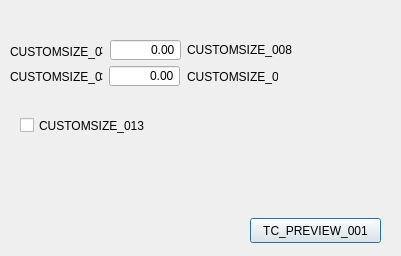
<?xml version="1.0" encoding="UTF-8"?>
<ui version="4.0">
 <class>DocumentSizeDialog</class>
 <widget class="QDialog" name="DocumentSizeDialog">
  <property name="geometry">
   <rect>
    <x>0</x>
    <y>0</y>
    <width>401</width>
    <height>256</height>
   </rect>
  </property>
  <property name="windowTitle">
   <string>CUSTOMSIZE_001</string>
  </property>
  <property name="windowIcon">
   <iconset resource="icons/icon.qrc">
    <normaloff>:/escan2_app.ico</normaloff>:/escan2_app.ico</iconset>
  </property>
  <widget class="QLabel" name="Width_label">
   <property name="geometry">
    <rect>
     <x>10</x>
     <y>40</y>
     <width>91</width>
     <height>23</height>
    </rect>
   </property>
   <property name="text">
    <string>CUSTOMSIZE_006</string>
   </property>
  </widget>
  <widget class="QLabel" name="Length_label">
   <property name="geometry">
    <rect>
     <x>10</x>
     <y>65</y>
     <width>91</width>
     <height>23</height>
    </rect>
   </property>
   <property name="text">
    <string>CUSTOMSIZE_007</string>
   </property>
  </widget>
  <widget class="DetectPaperCheckBox" name="Det_Paper_checkBox">
   <property name="geometry">
    <rect>
     <x>20</x>
     <y>110</y>
     <width>351</width>
     <height>31</height>
    </rect>
   </property>
   <property name="text">
    <string>CUSTOMSIZE_013</string>
   </property>
  </widget>
  <widget class="QPushButton" name="Close_pushButton">
   <property name="geometry">
    <rect>
     <x>250</x>
     <y>218</y>
     <width>131</width>
     <height>25</height>
    </rect>
   </property>
   <property name="text">
    <string>TC_PREVIEW_001</string>
   </property>
  </widget>
  <widget class="QStackedWidget" name="units_stackedWidget">
   <property name="geometry">
    <rect>
     <x>177</x>
     <y>39</y>
     <width>221</width>
     <height>51</height>
    </rect>
   </property>
   <property name="currentIndex">
    <number>1</number>
   </property>
   <widget class="QWidget" name="page_7">
    <widget class="QLabel" name="w_inchi_label">
     <property name="geometry">
      <rect>
       <x>12</x>
       <y>0</y>
       <width>171</width>
       <height>21</height>
      </rect>
     </property>
     <property name="text">
      <string>CUSTOMSIZE_009</string>
     </property>
    </widget>
    <widget class="QStackedWidget" name="inchi_stackedWidget">
     <property name="geometry">
      <rect>
       <x>10</x>
       <y>20</y>
       <width>81</width>
       <height>31</height>
      </rect>
     </property>
     <property name="currentIndex">
      <number>1</number>
     </property>
     <widget class="QWidget" name="page_13">
      <widget class="QLabel" name="l_inchi_label">
       <property name="geometry">
        <rect>
         <x>2</x>
         <y>10</y>
         <width>81</width>
         <height>16</height>
        </rect>
       </property>
       <property name="text">
        <string>CUSTOMSIZE_009</string>
       </property>
      </widget>
     </widget>
     <widget class="QWidget" name="page_14"/>
    </widget>
   </widget>
   <widget class="QWidget" name="page_10">
    <widget class="QLabel" name="w_mm_label">
     <property name="geometry">
      <rect>
       <x>10</x>
       <y>0</y>
       <width>171</width>
       <height>21</height>
      </rect>
     </property>
     <property name="text">
      <string>CUSTOMSIZE_008</string>
     </property>
    </widget>
    <widget class="QStackedWidget" name="mm_stackedWidget">
     <property name="geometry">
      <rect>
       <x>0</x>
       <y>20</y>
       <width>101</width>
       <height>31</height>
      </rect>
     </property>
     <property name="currentIndex">
      <number>0</number>
     </property>
     <widget class="QWidget" name="page_11">
      <widget class="QLabel" name="l_mm_label">
       <property name="geometry">
        <rect>
         <x>10</x>
         <y>10</y>
         <width>91</width>
         <height>16</height>
        </rect>
       </property>
       <property name="text">
        <string>CUSTOMSIZE_008</string>
       </property>
      </widget>
     </widget>
     <widget class="QWidget" name="page_12"/>
    </widget>
   </widget>
  </widget>
  <widget class="WidthDoubleSpinBox" name="Width_doubleSpinBox">
   <property name="geometry">
    <rect>
     <x>110</x>
     <y>39</y>
     <width>71</width>
     <height>22</height>
    </rect>
   </property>
   <property name="font">
    <font>
     <kerning>true</kerning>
    </font>
   </property>
   <property name="mouseTracking">
    <bool>false</bool>
   </property>
   <property name="autoFillBackground">
    <bool>false</bool>
   </property>
   <property name="alignment">
    <set>Qt::AlignRight|Qt::AlignTrailing|Qt::AlignVCenter</set>
   </property>
   <property name="buttonSymbols">
    <enum>QAbstractSpinBox::NoButtons</enum>
   </property>
   <property name="decimals">
    <number>2</number>
   </property>
  </widget>
  <widget class="QStackedWidget" name="Length_stackedWidget">
   <property name="geometry">
    <rect>
     <x>99</x>
     <y>65</y>
     <width>291</width>
     <height>21</height>
    </rect>
   </property>
   <property name="currentIndex">
    <number>0</number>
   </property>
   <widget class="QWidget" name="page_8">
    <widget class="LengthDoubleSpinBox" name="Length_doubleSpinBox">
     <property name="geometry">
      <rect>
       <x>10</x>
       <y>0</y>
       <width>71</width>
       <height>22</height>
      </rect>
     </property>
     <property name="font">
      <font>
       <kerning>true</kerning>
      </font>
     </property>
     <property name="mouseTracking">
      <bool>false</bool>
     </property>
     <property name="autoFillBackground">
      <bool>false</bool>
     </property>
     <property name="alignment">
      <set>Qt::AlignRight|Qt::AlignTrailing|Qt::AlignVCenter</set>
     </property>
     <property name="buttonSymbols">
      <enum>QAbstractSpinBox::NoButtons</enum>
     </property>
    </widget>
   </widget>
   <widget class="QWidget" name="page_9">
    <widget class="QLabel" name="Auto_Detect_label">
     <property name="geometry">
      <rect>
       <x>10</x>
       <y>1</y>
       <width>251</width>
       <height>21</height>
      </rect>
     </property>
     <property name="text">
      <string>CUSTOMSIZE_010</string>
     </property>
    </widget>
   </widget>
  </widget>
  <widget class="QLabel" name="Width_colon_label">
   <property name="enabled">
    <bool>true</bool>
   </property>
   <property name="geometry">
    <rect>
     <x>100</x>
     <y>42</y>
     <width>16</width>
     <height>16</height>
    </rect>
   </property>
   <property name="toolTip">
    <string notr="true"/>
   </property>
   <property name="text">
    <string notr="true">:</string>
   </property>
  </widget>
  <widget class="QLabel" name="Length_colon_label">
   <property name="enabled">
    <bool>true</bool>
   </property>
   <property name="geometry">
    <rect>
     <x>100</x>
     <y>68</y>
     <width>16</width>
     <height>16</height>
    </rect>
   </property>
   <property name="toolTip">
    <string notr="true"/>
   </property>
   <property name="text">
    <string notr="true">:</string>
   </property>
  </widget>
 </widget>
 <customwidgets>
  <customwidget>
   <class>DetectPaperCheckBox</class>
   <extends>QCheckBox</extends>
   <header>detectpapercheckbox.h</header>
  </customwidget>
  <customwidget>
   <class>WidthDoubleSpinBox</class>
   <extends>QDoubleSpinBox</extends>
   <header>widthdoublespinbox.h</header>
  </customwidget>
  <customwidget>
   <class>LengthDoubleSpinBox</class>
   <extends>QDoubleSpinBox</extends>
   <header>lengthdoublespinbox.h</header>
   <slots>
    <slot>onValueChangedBool(bool)</slot>
   </slots>
  </customwidget>
 </customwidgets>
 <resources>
  <include location="icons/icon.qrc"/>
 </resources>
 <connections>
  <connection>
   <sender>Close_pushButton</sender>
   <signal>clicked()</signal>
   <receiver>DocumentSizeDialog</receiver>
   <slot>reject()</slot>
   <hints>
    <hint type="sourcelabel">
     <x>189</x>
     <y>229</y>
    </hint>
    <hint type="destinationlabel">
     <x>119</x>
     <y>127</y>
    </hint>
   </hints>
  </connection>
  <connection>
   <sender>Det_Paper_checkBox</sender>
   <signal>toggled(bool)</signal>
   <receiver>DocumentSizeDialog</receiver>
   <slot>onValueChangedBool(bool)</slot>
   <hints>
    <hint type="sourcelabel">
     <x>122</x>
     <y>98</y>
    </hint>
    <hint type="destinationlabel">
     <x>137</x>
     <y>169</y>
    </hint>
   </hints>
  </connection>
 </connections>
 <slots>
  <slot>onValueChanged(double)</slot>
  <slot>onValueChangedBool(bool)</slot>
 </slots>
</ui>
